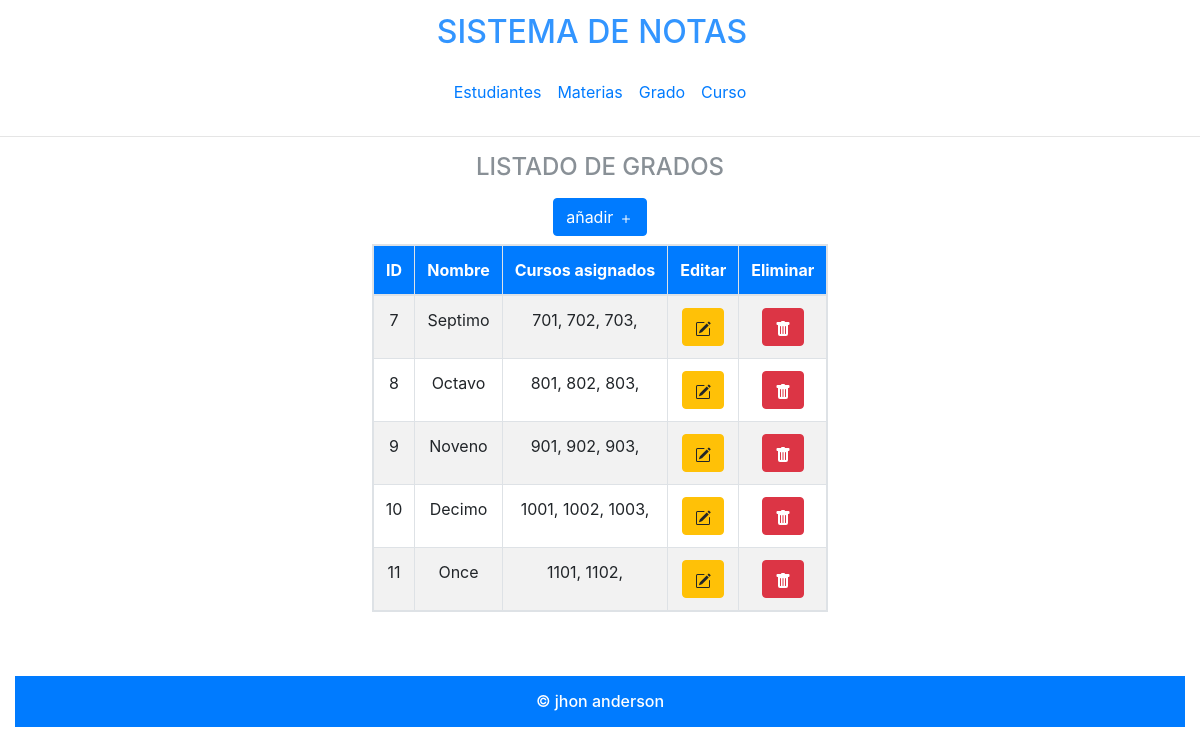
Screenshot of /Pages/Grado/mostrar_grados.php with the database file from the repository.
### tables this page shows
CREATE TABLE IF NOT EXISTS `grados` (
  `id` bigint(12) NOT NULL,
  `nombre` varchar(10) NOT NULL,
  PRIMARY KEY (`id`)
);

CREATE TABLE IF NOT EXISTS `cursos` (
  `id` bigint(12) NOT NULL,
  `nombre` varchar(4) NOT NULL,
  `grado` varchar(10) NOT NULL,
  PRIMARY KEY (`id`)
);

### Pages/Grado/grado.php (called while the page is built, shortened)
<?php
class grado
{
    public static function obtener()
    {
        global $mysqli;
        $resultado = $mysqli->query("SELECT id, nombre FROM grados");
        return $resultado->fetch_all(MYSQLI_ASSOC);
    }
}

### Pages/Grado/mostrar_grados.php (the view, shortened to what this page needs)
<?php
include_once "../../MYSQLDB/conexion.php";
include_once "../../componentes/encabezado.php";
include_once "grado.php";
$grados = grado::obtener();
?>
<div class="row">
    <div class="col-12">
        <h1 class="text-h5 text-muted text-uppercase">Listado de grados</h1>
        <a href="formulario_registro_grado.php" class="btn btn-primary my-2">añadir <svg xmlns="http://www.w3.org/2000/svg" width="16" height="16" fill="currentColor" class="bi bi-plus" viewBox="0 0 16 16">
  <path d="M8 4a.5.5 0 0 1 .5.5v3h3a.5.5 0 0 1 0 1h-3v3a.5.5 0 0 1-1 0v-3h-3a.5.5 0 0 1 0-1h3v-3A.5.5 0 0 1 8 4z"/>
</svg></a>
    </div>
    <div class="mx-auto ">
        <table class="table table-responsive  table-striped table-hover table-bordered">
            <thead>
                <tr class="bg-primary text-white">
                    <th>ID</th>
                    <th>Nombre</th>
                    <th>Cursos asignados</th>
                    <th>Editar</th>
                    <th>Eliminar</th>
                </tr>
            </thead>
            <tbody>
                <?php foreach ($grados as $grado) { ?>
                    <tr>
                        <td><?php echo $grado["id"] ?></td>
                        <td><?php echo $grado["nombre"] ?></td>
                        <td>
                            <?php
                            $nombre_grado = $grado["nombre"];
                            $consulta = "SELECT nombre FROM cursos WHERE grado = '$nombre_grado'";
                            $resultado = $mysqli->query($consulta);
                            while ($row = $resultado->fetch_assoc()) {
                                echo $row["nombre"] . ", ";
                            }
                            ?>
                        </td>
                        <td>
                            <a href="editar_grado.php?id=<?php echo $grado["id"] ?>" class="btn btn-warning">
                            </a>
                        </td>
                        <td>
                            <a href="eliminar_grado.php?id=<?php echo $grado["id"] ?>" class="btn btn-danger">
                            </a>
                        </td>
                    </tr>
                <?php } ?>
            </tbody>
        </table>
    </div>
</div>
<?php
include_once "../../componentes/pie.php";

### css/estilos.css (style rules this page uses)
h1 { font-size: 1.5rem; text-transform: uppercase; opacity: .8; }

### rows the page displays
grados: id "7", nombre "Septimo"
cursos: nombre "701"
cursos: nombre "702"
cursos: nombre "703"
grados: id "8", nombre "Octavo"
cursos: nombre "801"
cursos: nombre "802"
cursos: nombre "803"
grados: id "9", nombre "Noveno"
cursos: nombre "901"
cursos: nombre "902"
cursos: nombre "903"
grados: id "10", nombre "Decimo"
cursos: nombre "1001"
cursos: nombre "1002"
cursos: nombre "1003"
grados: id "11", nombre "Once"
cursos: nombre "1101"
cursos: nombre "1102"
